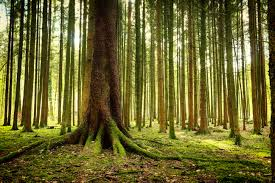
#> input picture training_images/img1.jpg, 275 x 183 px, given as the content of the folder ../training_images/forest, which was not available
$ python training_image_conv.py
#> lines starting #> are read from the running program, lines starting #| are printed output that depends on the picture; pictures that were not available may be replaced by others from this repository, and a replacement may not be noted
import scipy.spatial as sp
import numpy as np
import os
import cv2
import glob
from PIL import Image

# A function to read an image from file.
def read(path, switch_channels=True):
    image = cv2.imread(path)
    if switch_channels:
        image = cv2.cvtColor(image, cv2.COLOR_BGR2RGB)
    return image

# We use RGB colors to train our perceptrons, but only 64 colors.
# We have chosen to look at RGB colors from the RGB cube
# made from the values 255x255x255
# This function finds 64 colors by choosing the middle values in
# each of the 64 small cubes in the RGB color cube.
# The first color will be [32,32,32], the next [96,32,32] and so on..
def _colors64():
    colors = []
    for b in range(4):
        for g in range(4):
            for r in range(4):
                colors.append([32+r*64,32+g*64,32+b*64])
    return colors

_color_list = _colors64()

# This will create a color tree using an scipy.spatial function
def create_tree(colors):
    # Creating kd-tree from C64 colors
    tree = sp.cKDTree(colors)
    return tree

# This function will go through all the pixel in the picture and replace the color
# for the specific pixel with the color with the nearest color in the color tree.
def query_tree(small_image, tree):
    h, w, d = small_image.shape
    small_image_lst = small_image.reshape(h * w, d)
    # Get Euclidean distance and index of each C64 color in tree
    _, result = tree.query(small_image_lst)
    for idx, c in enumerate(_color_list):
        small_image_lst[result == idx] = c
    return small_image_lst.reshape(h, w, d)

# A function to resize an image into a fixed size.
def resize(image, new_x_dim, new_y_dim):
    resized_image = cv2.resize(image, (new_x_dim, new_y_dim), interpolation=cv2.INTER_AREA)
    return resized_image

# Finds all filenames in a directory and adds them to an array.
def createImageList(cat):
    imageList = os.listdir('../training_images/'+cat)
    return imageList


# Function that takes an imagelist and a category directory name and
# converts all imagesin the imagelist into a fixed size and with only
# 64 predefined colors.
# Finally it writes the converted images into the directory specified.
def convert_image(imagelist, cat):

    if not os.path.isdir('../training_images/'+cat+'64'):
        os.makedirs('../training_images/'+cat+'64')

    tree = create_tree(_color_list)

    for filename in imagelist:
        image_location = '../training_images/'+cat+'/'+filename
        image = read(image_location)
#> in read, image is the input picture: shape (183, 275, 3); mean B, G, R 47.5, 104, 108.8
        # Resize to a fixed size of 400x300.
        image = resize(image, 400, 300)
#> in resize, `resized_image = cv2.resize(image, (new_x_dim, new_y_dim), interpolatio..`:
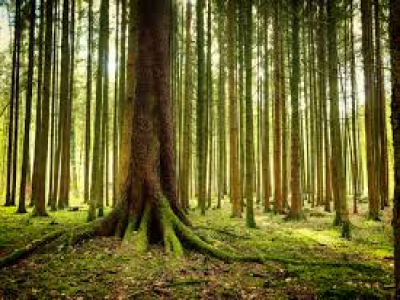
#> resized_image: shape (300, 400, 3); mean R, G, B 108.7, 103.9, 47.4
        new_image = query_tree(image, tree)
#> in query_tree, `return small_image_lst.reshape(h, w, d)`:
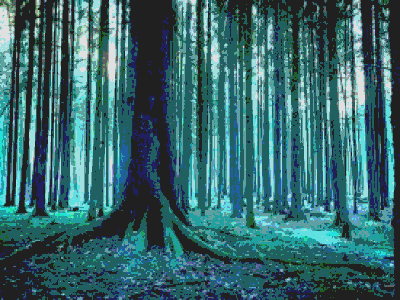
#> returned value: shape (300, 400, 3); mean of channels 0, 1, 2 107.9, 103.6, 55.4; drawn as B, G, R
        new_file_location = '../training_images/'+cat+'/'+filename
        cv2.imwrite(new_file_location, cv2.cvtColor(new_image, cv2.COLOR_RGB2BGR))


category = 'forest'
convert_image(createImageList(category), category)

$ run again, on training_images/img13.jpg
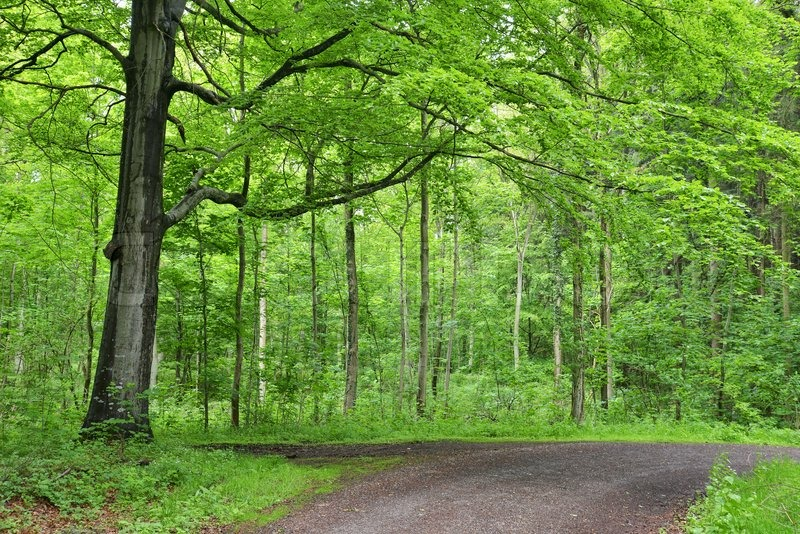
#> input picture training_images/img13.jpg, 800 x 534 px, given as the content of the folder ../training_images/forest, which was not available
#> in read, image is the input picture: shape (534, 800, 3); mean B, G, R 59.7, 141.3, 105.2
#> in resize, `resized_image = cv2.resize(image, (new_x_dim, new_y_dim), interpolatio..`:
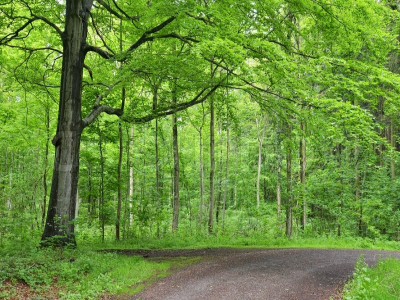
#> resized_image: shape (300, 400, 3); mean R, G, B 105.2, 141.3, 59.7
#> in query_tree, `return small_image_lst.reshape(h, w, d)`:
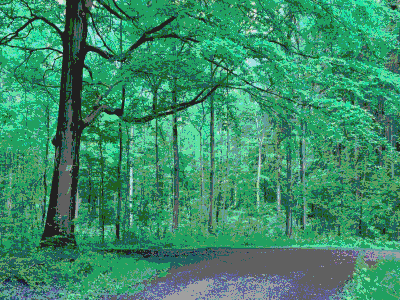
#> returned value: shape (300, 400, 3); mean of channels 0, 1, 2 104.8, 140.6, 59.2; drawn as B, G, R

$ run again, on training_images/img14.jpg
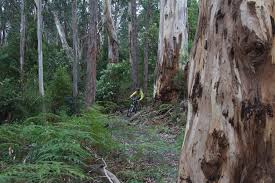
#> input picture training_images/img14.jpg, 275 x 183 px, given as the content of the folder ../training_images/forest, which was not available
#> in read, image is the input picture: shape (183, 275, 3); mean B, G, R 81.5, 90.3, 86.7
#> in resize, `resized_image = cv2.resize(image, (new_x_dim, new_y_dim), interpolatio..`:
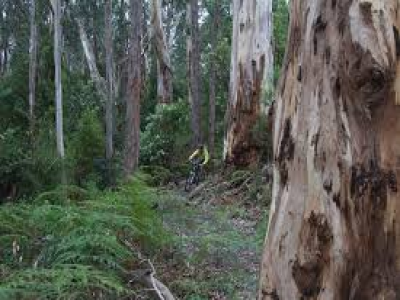
#> resized_image: shape (300, 400, 3); mean R, G, B 86.7, 90.2, 81.4
#> in query_tree, `return small_image_lst.reshape(h, w, d)`:
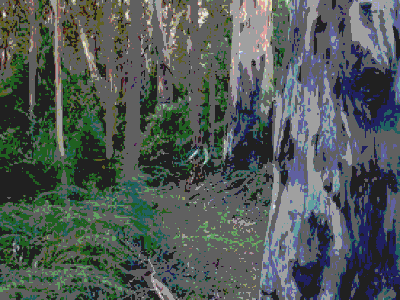
#> returned value: shape (300, 400, 3); mean of channels 0, 1, 2 86.5, 89.7, 80.4; drawn as B, G, R

$ run again, on training_images/img15.jpg
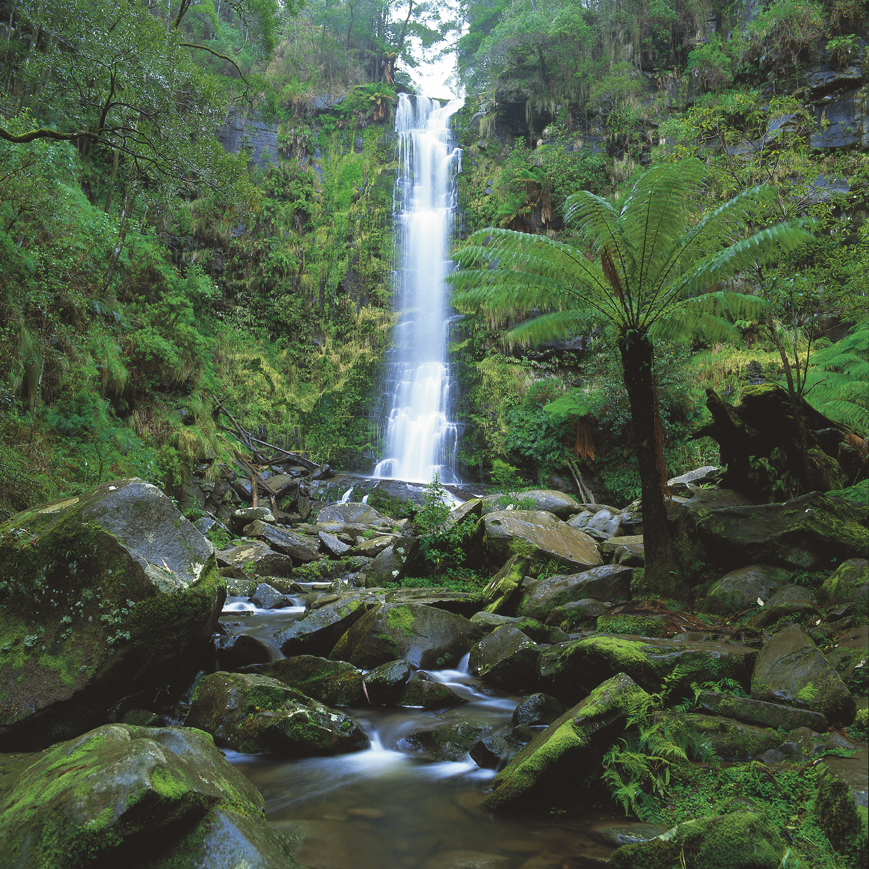
#> input picture training_images/img15.jpg, 869 x 869 px, given as the content of the folder ../training_images/forest, which was not available
#> in read, image is the input picture: shape (869, 869, 3); mean B, G, R 70.2, 92.1, 77.3
#> in resize, `resized_image = cv2.resize(image, (new_x_dim, new_y_dim), interpolatio..`:
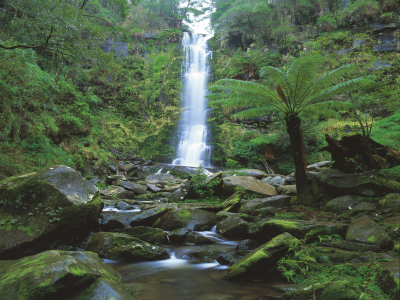
#> resized_image: shape (300, 400, 3); mean R, G, B 77.3, 92.1, 70.2
#> in query_tree, `return small_image_lst.reshape(h, w, d)`:
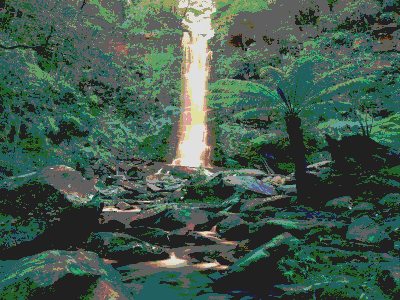
#> returned value: shape (300, 400, 3); mean of channels 0, 1, 2 77.5, 90.7, 66.5; drawn as B, G, R
